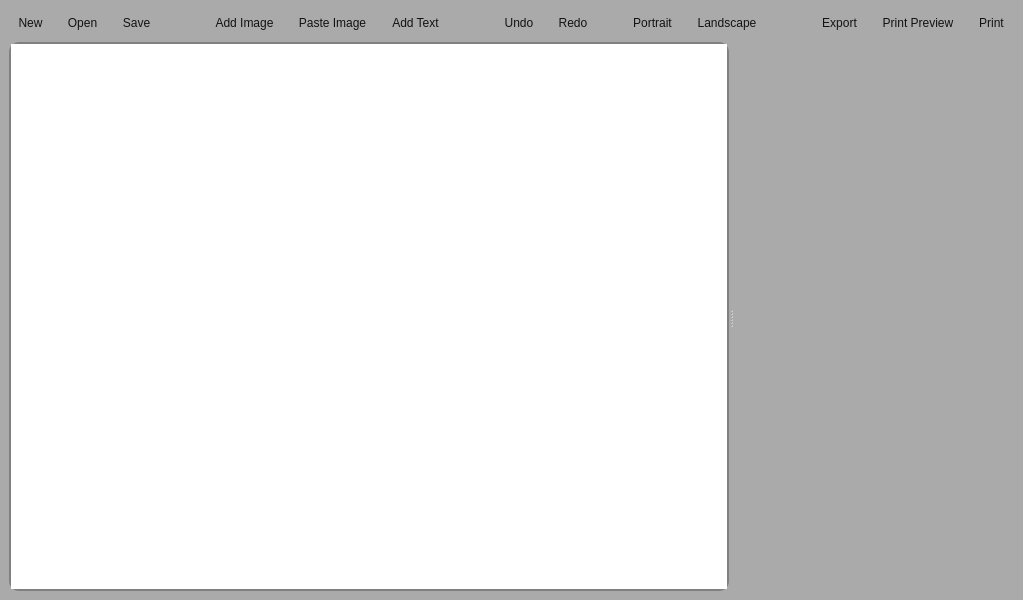
<?xml version="1.0" encoding="UTF-8"?>
<ui version="4.0">
 <class>SLMainWindow</class>
 <widget class="QMainWindow" name="SLMainWindow">
  <property name="geometry">
   <rect>
    <x>0</x>
    <y>0</y>
    <width>1023</width>
    <height>600</height>
   </rect>
  </property>
  <property name="windowTitle">
   <string>SLMainWindow</string>
  </property>
  <property name="styleSheet">
   <string notr="true">#SLMainWindow, .QMainWindow {
background-color: rgb(170, 170, 170);
}
QToolButton {
	color: rgb(18, 18, 18);
    background-color: none;  /* Set no background by default */
    border-radius: 5px;  /* Set the desired radius for rounded corners */
	padding: 5px;
	icon-size: 24px;
}

QToolButton:hover {
    background-color: rgba(255, 255, 255, 0.5);  /* Set semi-transparent white background on hover */
}

QToolButton:checked {
    background-color: rgba(255, 255, 255, 0.7);
}

QGraphicsView {
    border:  2px solid gray;
    border-radius: 10px;
}
</string>
  </property>
  <widget class="QWidget" name="centralwidget">
   <layout class="QVBoxLayout" name="verticalLayout">
    <item>
     <layout class="QHBoxLayout" name="horizontalLayout">
      <property name="topMargin">
       <number>0</number>
      </property>
      <item>
       <widget class="QToolButton" name="btn_new">
        <property name="text">
         <string>New</string>
        </property>
        <property name="iconSize">
         <size>
          <width>32</width>
          <height>32</height>
         </size>
        </property>
       </widget>
      </item>
      <item>
       <widget class="QToolButton" name="btn_load">
        <property name="text">
         <string>Open</string>
        </property>
        <property name="iconSize">
         <size>
          <width>32</width>
          <height>32</height>
         </size>
        </property>
        <property name="autoRaise">
         <bool>false</bool>
        </property>
       </widget>
      </item>
      <item>
       <widget class="QToolButton" name="btn_save">
        <property name="text">
         <string>Save</string>
        </property>
        <property name="iconSize">
         <size>
          <width>32</width>
          <height>32</height>
         </size>
        </property>
        <property name="autoRaise">
         <bool>true</bool>
        </property>
       </widget>
      </item>
      <item>
       <spacer name="horizontalSpacer">
        <property name="orientation">
         <enum>Qt::Horizontal</enum>
        </property>
        <property name="sizeType">
         <enum>QSizePolicy::Fixed</enum>
        </property>
        <property name="sizeHint" stdset="0">
         <size>
          <width>40</width>
          <height>20</height>
         </size>
        </property>
       </spacer>
      </item>
      <item>
       <widget class="QToolButton" name="btn_addImage">
        <property name="text">
         <string>Add Image</string>
        </property>
        <property name="iconSize">
         <size>
          <width>32</width>
          <height>32</height>
         </size>
        </property>
       </widget>
      </item>
      <item>
       <widget class="QToolButton" name="btn_paste">
        <property name="text">
         <string>Paste Image</string>
        </property>
        <property name="iconSize">
         <size>
          <width>32</width>
          <height>32</height>
         </size>
        </property>
       </widget>
      </item>
      <item>
       <widget class="QToolButton" name="btn_text">
        <property name="text">
         <string>Add Text</string>
        </property>
        <property name="iconSize">
         <size>
          <width>32</width>
          <height>32</height>
         </size>
        </property>
       </widget>
      </item>
      <item>
       <spacer name="horizontalSpacer_3">
        <property name="orientation">
         <enum>Qt::Horizontal</enum>
        </property>
        <property name="sizeType">
         <enum>QSizePolicy::Fixed</enum>
        </property>
        <property name="sizeHint" stdset="0">
         <size>
          <width>40</width>
          <height>20</height>
         </size>
        </property>
       </spacer>
      </item>
      <item>
       <widget class="QToolButton" name="btn_undo">
        <property name="text">
         <string>Undo</string>
        </property>
        <property name="iconSize">
         <size>
          <width>32</width>
          <height>32</height>
         </size>
        </property>
       </widget>
      </item>
      <item>
       <widget class="QToolButton" name="btn_redo">
        <property name="text">
         <string>Redo</string>
        </property>
        <property name="iconSize">
         <size>
          <width>32</width>
          <height>32</height>
         </size>
        </property>
       </widget>
      </item>
      <item>
       <spacer name="horizontalSpacer_4">
        <property name="orientation">
         <enum>Qt::Horizontal</enum>
        </property>
        <property name="sizeType">
         <enum>QSizePolicy::Fixed</enum>
        </property>
        <property name="sizeHint" stdset="0">
         <size>
          <width>20</width>
          <height>20</height>
         </size>
        </property>
       </spacer>
      </item>
      <item>
       <widget class="QToolButton" name="btn_portrait">
        <property name="text">
         <string>Portrait</string>
        </property>
        <property name="iconSize">
         <size>
          <width>32</width>
          <height>32</height>
         </size>
        </property>
        <property name="checkable">
         <bool>true</bool>
        </property>
       </widget>
      </item>
      <item>
       <widget class="QToolButton" name="btn_landscape">
        <property name="text">
         <string>Landscape</string>
        </property>
        <property name="iconSize">
         <size>
          <width>32</width>
          <height>32</height>
         </size>
        </property>
        <property name="checkable">
         <bool>true</bool>
        </property>
       </widget>
      </item>
      <item>
       <spacer name="horizontalSpacer_2">
        <property name="orientation">
         <enum>Qt::Horizontal</enum>
        </property>
        <property name="sizeHint" stdset="0">
         <size>
          <width>40</width>
          <height>20</height>
         </size>
        </property>
       </spacer>
      </item>
      <item>
       <widget class="QToolButton" name="btn_exportImage">
        <property name="text">
         <string>Export</string>
        </property>
        <property name="iconSize">
         <size>
          <width>32</width>
          <height>32</height>
         </size>
        </property>
        <property name="autoRaise">
         <bool>true</bool>
        </property>
       </widget>
      </item>
      <item>
       <widget class="QToolButton" name="btn_preview">
        <property name="text">
         <string>Print Preview</string>
        </property>
        <property name="iconSize">
         <size>
          <width>32</width>
          <height>32</height>
         </size>
        </property>
        <property name="autoRaise">
         <bool>true</bool>
        </property>
       </widget>
      </item>
      <item>
       <widget class="QToolButton" name="btn_print">
        <property name="text">
         <string>Print</string>
        </property>
        <property name="iconSize">
         <size>
          <width>32</width>
          <height>32</height>
         </size>
        </property>
        <property name="autoRaise">
         <bool>true</bool>
        </property>
       </widget>
      </item>
     </layout>
    </item>
    <item>
     <widget class="QSplitter" name="splitter">
      <property name="sizePolicy">
       <sizepolicy hsizetype="Expanding" vsizetype="Expanding">
        <horstretch>0</horstretch>
        <verstretch>0</verstretch>
       </sizepolicy>
      </property>
      <property name="orientation">
       <enum>Qt::Horizontal</enum>
      </property>
      <widget class="SLGraphicsView" name="graphicsView">
       <property name="styleSheet">
        <string notr="true"/>
       </property>
      </widget>
      <widget class="SLSideBarWidget" name="mw_sidebar" native="true"/>
     </widget>
    </item>
   </layout>
  </widget>
  <widget class="QMenuBar" name="menubar">
   <property name="geometry">
    <rect>
     <x>0</x>
     <y>0</y>
     <width>1023</width>
     <height>24</height>
    </rect>
   </property>
  </widget>
 </widget>
 <customwidgets>
  <customwidget>
   <class>SLGraphicsView</class>
   <extends>QGraphicsView</extends>
   <header>slgraphicsview.h</header>
  </customwidget>
  <customwidget>
   <class>SLSideBarWidget</class>
   <extends>QWidget</extends>
   <header>slsidebarwidget.h</header>
   <container>1</container>
  </customwidget>
 </customwidgets>
 <resources/>
 <connections/>
</ui>
